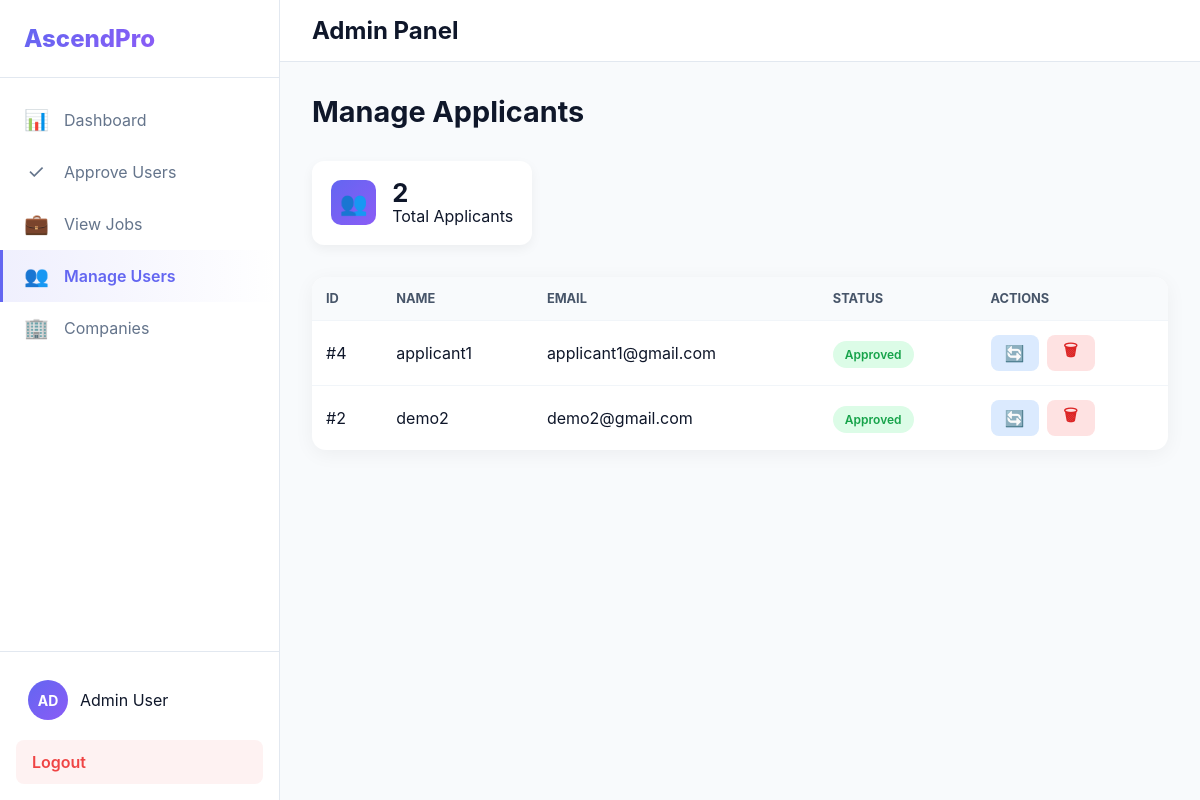
Screenshot of /admin/users with the database file from the repository.
### tables this page shows
CREATE TABLE users (
  id INTEGER PRIMARY KEY AUTOINCREMENT,
  name TEXT,
  email TEXT UNIQUE,
  password TEXT,
  role TEXT
, approved INTEGER DEFAULT 0, created_at DATETIME);

### routes/admin_routes.py (the view)
@admin_bp.route("/users")
def manage_users():
    conn = sqlite3.connect(DATABASE)
    conn.row_factory = sqlite3.Row
    cur = conn.cursor()
    print("Using database:", DATABASE)
    cur.execute("""
        SELECT id, name, email, role, approved
        FROM users
        WHERE role = ?
        ORDER BY id DESC
    """, ("applicant",))
    users = cur.fetchall()
    conn.close()
    return render_template(
        "admin/manage_users.html",
        users=users
    )

### app.py (called while the page is built)
@app.context_processor
def inject_pending_count():
    try:
        conn = sqlite3.connect(DATABASE)
        cur = conn.cursor()
        cur.execute("SELECT COUNT(*) FROM users WHERE approved = 0")
        pending_count = cur.fetchone()[0]
        conn.close()
    except Exception:
        pending_count = 0
    return dict(pending_count=pending_count)

### templates/admin/manage_users.html (shortened to what this page needs)
{% extends "admin/layout.html" %}
{% block content %}
<div class="page-content">
    <div class="page-header">
        <h1>Manage Applicants</h1>
    </div>
    <div class="stats-row">
        <div class="stat-mini">
            <div class="stat-icon">👥</div>
            <div>
                <div class="stat-value">{{ users|length }}</div>
                <div>Total Applicants</div>
            </div>
        </div>
    </div>
    <div class="table-container">
        <table>
            <thead>
                <tr>
                    <th>ID</th>
                    <th>Name</th>
                    <th>Email</th>
                    <th>Status</th>
                    <th>Actions</th>
                </tr>
            </thead>
            <tbody>
            {% for user in users %}
            <tr>
                <td>#{{ user["id"] }}</td>
                <td>{{ user["name"] }}</td>
                <td>{{ user["email"] }}</td>
                <td>
                    {% if user["approved"] == 1 %}
                        <span class="status-badge active">Approved</span>
                    {% else %}
                        <span class="status-badge pending">Pending</span>
                    {% endif %}
                </td>
                <td>
                    <div class="action-buttons">
                        <a href="/admin/update-status/{{ user['id'] }}"
                           class="action-btn toggle">
                           {% if user["approved"] == 1 %}
                                🔄
                           {% else %}
                                ✓
                           {% endif %}
                        </a>
                        <a href="/admin/delete-user/{{ user['id'] }}"
                           class="action-btn delete"
                           onclick="return confirm('Delete this user?')">
                            🗑
                        </a>
                    </div>
                </td>
            </tr>
            {% endfor %}
            </tbody>
        </table>
    </div>
</div>
{% endblock %}

### static/css/admin-dashboard.css (style rules this page uses)
* { margin: 0; padding: 0; box-sizing: border-box; }
:root { --primary: #6366f1; --primary-dark: #4f46e5; --secondary: #8b5cf6; --accent: #06b6d4; --dark: #0f172a; --dark-light: #1e293b; --gray: #64748b; --light: #f1f5f9; --white: #ffffff; --error: #ef4444; --success: #10b981; --warning: #f59e0b; --sidebar-width: 280px; --sidebar-collapsed: 80px; }
body { font-family: 'Inter', -apple-system, BlinkMacSystemFont, 'Segoe UI', sans-serif; background: #f8fafc; color: var(--dark); display: flex; min-height: 100vh; }
.action-btn { display: flex; align-items: center; gap: 0.5rem; padding: 0.75rem 1.5rem; border: none; border-radius: 0.5rem; font-weight: 600; cursor: pointer; transition: all 0.3s ease; }
.stat-icon { width: 60px; height: 60px; border-radius: 1rem; display: flex; align-items: center; justify-content: center; font-size: 1.75rem; }
.stat-value { font-size: 2rem; font-weight: 800; color: var(--dark); line-height: 1; }

### templates/admin/manage_users.html (style rules this page uses)
.page-content { padding: 2rem; }
.page-header { margin-bottom: 2rem; }
.page-header h1 { font-size: 1.8rem; font-weight: 700; color: #0f172a; }
.stats-row { display: flex; gap: 1rem; margin-bottom: 2rem; }
.stat-mini { background: white; padding: 1.2rem; border-radius: 12px; display: flex; align-items: center; gap: 1rem; box-shadow: 0 4px 12px rgba(0,0,0,0.05); }
.stat-icon { width: 45px; height: 45px; border-radius: 10px; display: flex; align-items: center; justify-content: center; background: linear-gradient(135deg, #6366f1, #8b5cf6); color: white; font-size: 1.4rem; }
.stat-value { font-size: 1.6rem; font-weight: 700; }
.table-container { background: white; border-radius: 14px; overflow: hidden; box-shadow: 0 4px 20px rgba(0,0,0,0.05); }
table { width: 100%; border-collapse: collapse; }
thead { background: #f8fafc; }
th { padding: 14px; text-align: left; font-size: 0.8rem; text-transform: uppercase; color: #475569; }
td { padding: 14px; border-top: 1px solid #f1f5f9; }
.status-badge { padding: 6px 12px; border-radius: 20px; font-size: 0.75rem; font-weight: 600; }
.status-badge.active { background: #dcfce7; color: #16a34a; }
.action-buttons { display: flex; gap: 8px; }
.action-btn { width: 36px; height: 36px; border-radius: 8px; display: flex; align-items: center; justify-content: center; text-decoration: none; font-weight: bold; transition: 0.3s; }
.action-btn.toggle { background: #dbeafe; color: #2563eb; }
.action-btn.delete { background: #fee2e2; color: #dc2626; }

### rows the page displays
users: id "4", name "applicant1", email "applicant1@gmail.com", approved "Approved"
users: id "2", name "demo2", email "demo2@gmail.com", approved "Approved"

### other values shown
{{ users|length }} "2"
